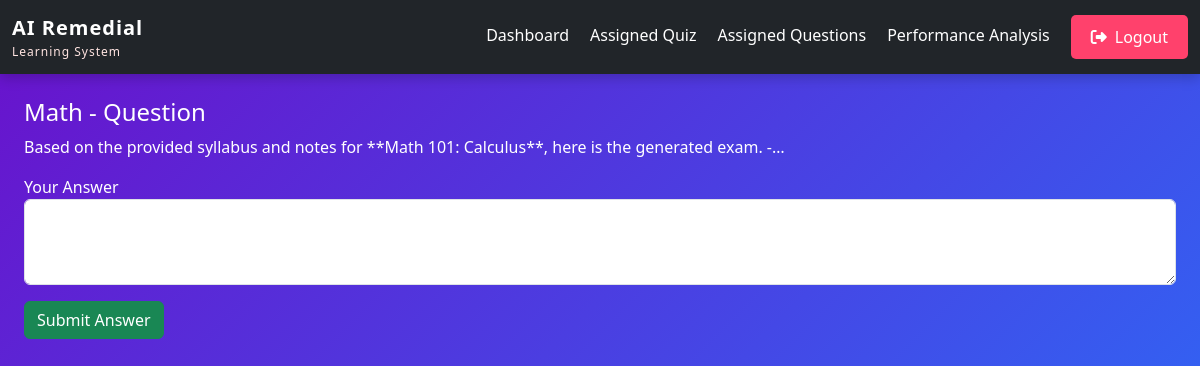
Screenshot of /student/question/2/attempt/ (signed in) with the database file from the repository.
### core/models.py (models this page shows, shortened)
class QuizAssignment(models.Model):
    student = models.ForeignKey(Student, on_delete=models.CASCADE)
    question = models.ForeignKey(Quiz, on_delete=models.CASCADE)
    student_answer = models.TextField(blank=True, null=True)
    score = models.FloatField(blank=True, null=True)
    is_submitted = models.BooleanField(default=False)
    feedback = models.TextField(blank=True)

class Quiz(models.Model):
    teacher = models.ForeignKey(Teacher, on_delete=models.CASCADE)
    class_section = models.ForeignKey(ClassSection, on_delete=models.CASCADE)
    subject = models.CharField(max_length=100)
    questions = models.TextField()
    correct_answer = models.TextField(blank=True, null=True)
    created_at = models.DateTimeField(auto_now_add=True)

### core/views.py (the view, shortened to what this page needs)
# urls.py: path('student/question/<int:assignment_id>/attempt/', views.attempt_question, name='attempt_question'),
@login_required
def attempt_question(request, assignment_id):
    assignment = get_object_or_404(QuizAssignment, id=assignment_id, student=request.user.student)
    return render(request, "student/attempt_question.html", {"assignment": assignment})

### core/templates/student/attempt_question.html (shortened to what this page needs)
{% extends 'base.html' %}
{% block content %}
<h4>{{ assignment.question.subject }} - Question</h4>
<p>{{ assignment.question.questions|truncatechars:100 }}</p>
<form method="POST">
    <div class="mb-3">
        <label>Your Answer</label>
        <textarea class="form-control" name="answer" rows="3">{{ assignment.student_answer }}</textarea>
    </div>
    <button class="btn btn-success">Submit Answer</button>
</form>
{% endblock %}

### core/templates/base.html (style rules this page uses)
body { margin: 0; font-family: "Segoe UI", Tahoma, Geneva, Verdana, sans-serif; min-height: 100vh; background: linear-gradient(135deg, #6a11cb, #2575fc); color: #fff; }

### rows the page displays
QuizAssignment: question.subject "Math", question.questions "Based on the provided syllabus and notes for **Math 101: Calculus**, here is the generated exam. -…"
